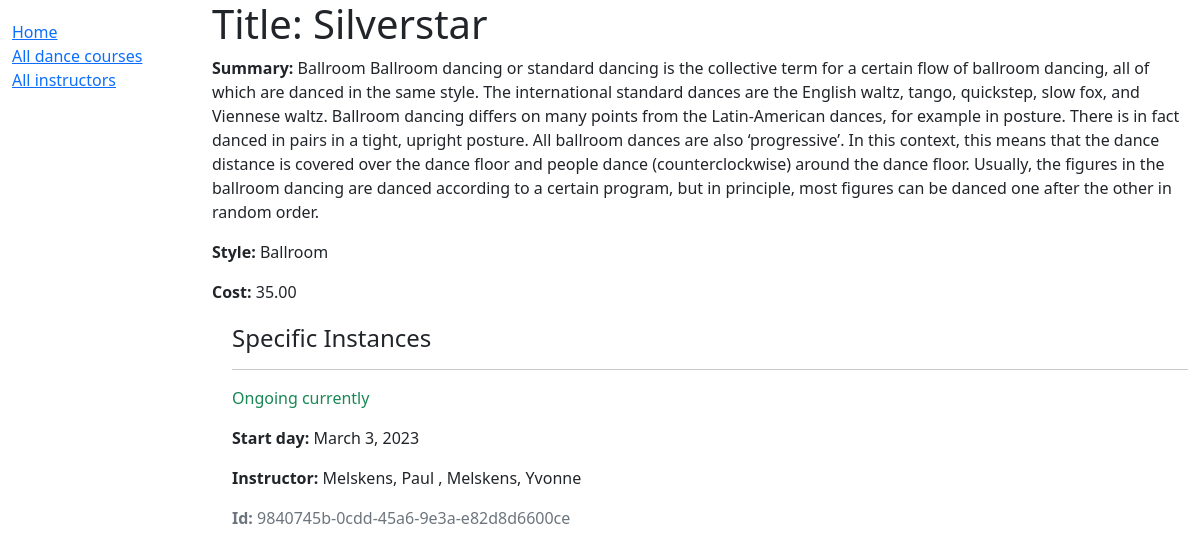
The app's page /catalog/dance_course/4 with its own data.
### catalog/models.py (models this page shows, shortened)
class Dance_course(models.Model):
    title = models.CharField(max_length=200)
    '''not needed for my class: foreign key
    # Foreign Key used because book can only have one author, but authors can have multiple books
    # Author is a string rather than an object because it hasn't been declared yet in the file
    author = models.ForeignKey('Author', on_delete=models.SET_NULL, null=True)
    '''
    summary = models.TextField(max_length=1000, help_text='Enter a brief description of the dance course')
    ''' not needed
    isbn = models.CharField('ISBN', max_length=13, unique=True,
                             help_text='13 Character <a href="https://www.isbn-international.org/content/what-isbn">ISBN number</a>')
    '''
    ''' many to many
    # ManyToManyField used because genre can contain many books. Books can cover many genres.
    # Genre class has already been defined so we can specify the object above.
    genre = models.ManyToManyField(Genre, help_text='Select a genre for this book')
    '''
    style = models.ForeignKey('Style', on_delete=models.SET_NULL, null=True)
    cost = models.DecimalField(max_digits=5, decimal_places=2)

class Style(models.Model):
    name = models.CharField(max_length=200, help_text='Enter a dance style (e.g. Salsa)')
    PARTNER_STRUCTURE = (
        ('s', 'solo dance'),
        ('p', 'partnered'),
    )
    partner_needed = models.CharField(
        max_length=1,
        choices=PARTNER_STRUCTURE,
        blank=True,
        default='p',
        help_text='enter whether this is a pair dance with partner (e.g. Ballroom) or a solo dance (e.g. Hip hop)',
    )
    def __str__(self):
        return self.name

class Dance_course_instance(models.Model):
    id = models.UUIDField(primary_key=True, default=uuid.uuid4, help_text='Unique ID for this particular run of a specific dance course e.g. in one particular semester')
    dance_course = models.ForeignKey('Dance_course', on_delete=models.RESTRICT, null=True)
    start_date = models.DateField(null=True, blank=True)
    DAYS = (
        ('mo', 'Monday'),
        ('tu', 'Tuesday'),
        ('we', 'Wednesday'),
        ('th', 'Thursday'),
        ('fr', 'Friday'),
        ('sa', 'Saturday'),
        ('su', 'Sunday'),
    )
    day = models.CharField(
        max_length=2,
        choices=DAYS,
        blank=True,
        default='mo',
        help_text= 'On which day is the course?'
    )
    time = models.CharField(max_length=14, blank=True)
    RUN_STATUS = (
        ('f', 'Finished'),
        ('o', 'Ongoing currently'),
        ('n', 'not yet started'),
    )
    running = models.CharField(
        max_length=1,
        choices=RUN_STATUS,
        blank=True,
        default='n',
        help_text='Is the course currently running, finished in the past or will start to be held in the future',
    )
    instructor = models.ManyToManyField('Instructor', help_text='Select instructor(s) for this dance course instance')
    class Meta:
        ordering = ['start_date']

class Instructor(models.Model):
    first_name = models.CharField(max_length=100)
    last_name = models.CharField(max_length=100)
    date_of_birth = models.DateField(null=True, blank=True)
    speaks_language = models.ManyToManyField(Language, help_text='Select language(s) the instructor can teach in')
    slug = models.SlugField(null = True)
    class Meta:
        ordering = ['first_name', 'last_name']
    def __str__(self):
        return f'{self.last_name}, {self.first_name}'

### catalog/views.py (the view)
# urls.py: path('dance_course/<int:pk>', views.Dance_courseDetailView.as_view(), name='dance_course-detail'),
class Dance_courseDetailView(generic.DetailView):
    model = Dance_course
    paginate_by = 3

### catalog/templates/catalog/dance_course_detail.html
{% extends "base_generic.html" %}
{% block content %}
  <h1>Title: {{ dance_course.title }}</h1>
<p><strong>Summary:</strong> {{ dance_course.summary }}</p>
<p><strong>Style:</strong> {{ dance_course.style }}</p>
<p><strong>Cost:</strong> {{ dance_course.cost }}</p>
<div style="margin-left:20px;margin-top:20px">
  <h4>Specific Instances</h4>
  {% for instance in dance_course.dance_course_instance_set.all %}
    <hr />
    <p
      class="{% if instance.running == 'o' %}text-success{% elif instance.running == 'f' %}text-danger{% else %}text-warning{% endif %}">
      {{ instance.get_running_display }}
    </p>
    {% if instance.running != 'o' %}
        <p><strong>Start day:</strong> {{ instance.start_date }}</p>
    {% else %}
        <p><strong>Start day:</strong> {{ instance.start_date }}</p>
    {% endif %}
    <p><strong>Instructor:</strong> {{ instance.instructor.all|join:" , " }}</p>
    <p class="text-muted"><strong>Id:</strong> {{ instance.id }}</p>
  {% endfor %}
</div>
{% endblock %}

### records on screen
Dance_course: summary "Ballroom Ballroom dancing or standard dancing is the collective term for a certain flow of ballroom dancing, all of which are danced in the same style. The international standard dances are the English waltz, tango, quickstep, slow fox, and Viennese waltz. Ballroom dancing differs on many points from the Latin-American dances, for example in posture. There is in fact danced in pairs in a tight, upright posture. All ballroom dances are also ‘progressive’. In this context, this means that the dance distance is covered over the dance floor and people dance (counterclockwise) around the dance floor. Usually, the figures in the ballroom dancing are danced according to a certain program, but in…", style "Ballroom", cost "35.00"
Dance_course_instance: running "Ongoing currently", start_date "March 3, 2023", instructor.all "Melskens, Paul , Melskens, Yvonne", id "9840745b-0cdd-45a6-9e3a-e82d8d6600ce"
